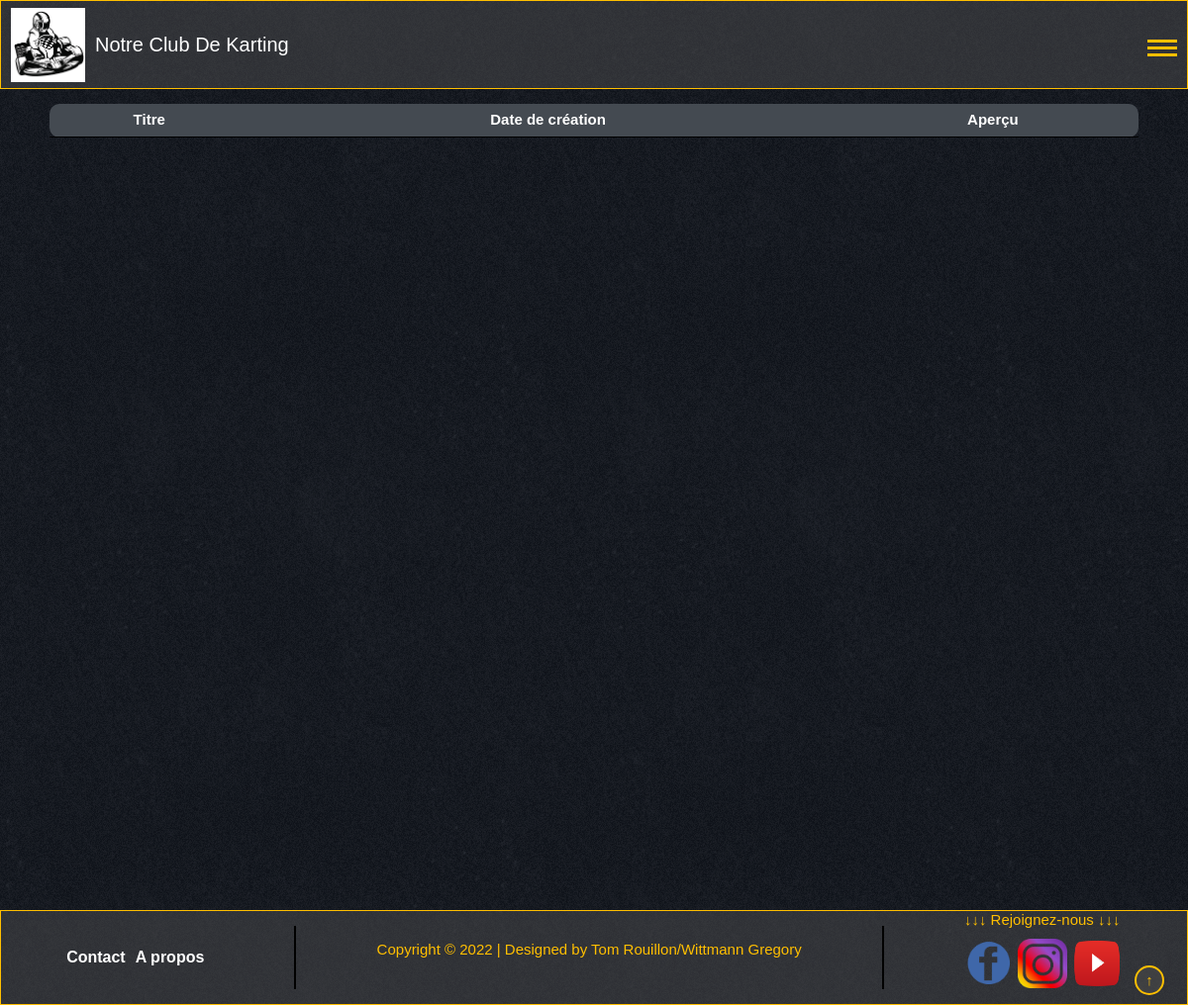
Before: /actu.php with the older database file.
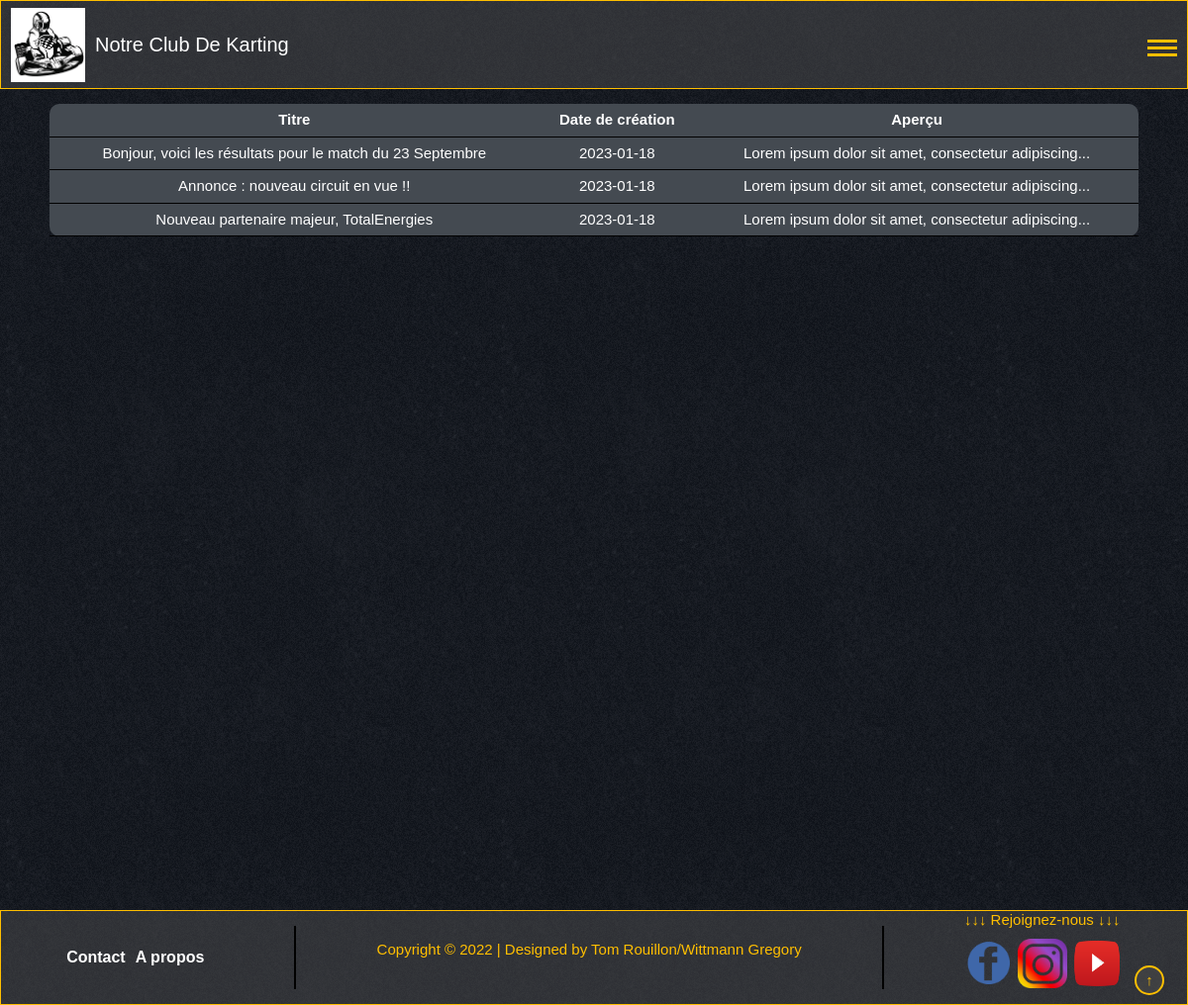
After: the same page with the newer database file.
### tables this page shows
CREATE TABLE IF NOT EXISTS `article` (
  `idArticle` int(11) NOT NULL AUTO_INCREMENT,
  `titre` varchar(300) NOT NULL,
  `contenu` longtext NOT NULL,
  `dateCreation` date NOT NULL,
  `dateMAJ` date DEFAULT NULL,
  `Admin_Personne_idPersonne` int(11) NOT NULL,
  PRIMARY KEY (`idArticle`),
  KEY `fk_Article_Admin1_idx` (`Admin_Personne_idPersonne`)
);

### actu.php (the view, shortened to what this page needs)
<?php
    require_once("header.php");
?>
<div id="contenu">
    <?php
    $bdd = connect_bd();
    if (isset($_GET['id']) && $_GET['id'] > 0) {
        $id = $_GET['id'];
        $req = $bdd->prepare('SELECT * FROM article WHERE idArticle = ?');
        $req->execute(array($id));
        $donnees = $req->fetch();
        if (!$donnees) {
            echo "<h1>Erreur : Cet article n'existe pas</h1>";
            exit();
        }
        ?>
        <div class="article">
            <div class="articleHead">
                <h1><?php echo $donnees['titre']; ?></h1>
                <h7>Date de rédaction : <?php echo $donnees['dateCreation']; ?></h7>
                <?php if ($donnees['dateMAJ'] != null) {
                    echo "<h7>Dernière mise à jour : " . $donnees['dateMAJ'] . "</h7>";
                }
                ?>
            </div>
            <div class="bodyArticle">
                <p><?php echo $donnees['contenu']; ?></p>
            </div>
            <?php if (isset($_SESSION['admin']) && $_SESSION['admin']) {
                echo "<button onclick='deleteArticle(" . $donnees['idArticle'] . ")' class='registerMatch unreg'>Supprimer l'article</button>";
                echo "<small id='deleteErr'></small>";
            }
            ?>
        </div>
        <?php
    }
    else {
        $req = $bdd->prepare('SELECT * FROM article');
        $req->execute();
        ?>
        <div class="container">
            <table class="articlesList">
                <tr>
                    <th>Titre</th>
                    <th>Date de création</th>
                    <th>Aperçu</th>
                </tr>
            <?php
            while($donnees = $req->fetch()) {
                ?>
                <tr onclick="document.location = ('actu.php?id=<?php echo $donnees['idArticle'] ?>')">
                    <?php
                    echo "<td>" . $donnees['titre'] . "</td>";
                    echo "<td>" . $donnees['dateCreation'] . "</td>";
                    echo "<td>" . substr($donnees['contenu'], 0, 50) . "...</td>";
                    ?>
                </tr>
                <?php
            }
            echo "</table>";
        echo "</div>";
    }
    ?>
</div>
<?php
    require_once("footer.php");
?>

Changed rows visible on the page:
added article: titre "Bonjour, voici les résultats pour le match du 23 Septembre", dateCreation "2023-01-18", contenu "Lorem ipsum dolor sit amet, consectetur adipiscing"
added article: titre "Annonce : nouveau circuit en vue !!", dateCreation "2023-01-18", contenu "Lorem ipsum dolor sit amet, consectetur adipiscing"
added article: titre "Nouveau partenaire majeur, TotalEnergies", dateCreation "2023-01-18", contenu "Lorem ipsum dolor sit amet, consectetur adipiscing"
